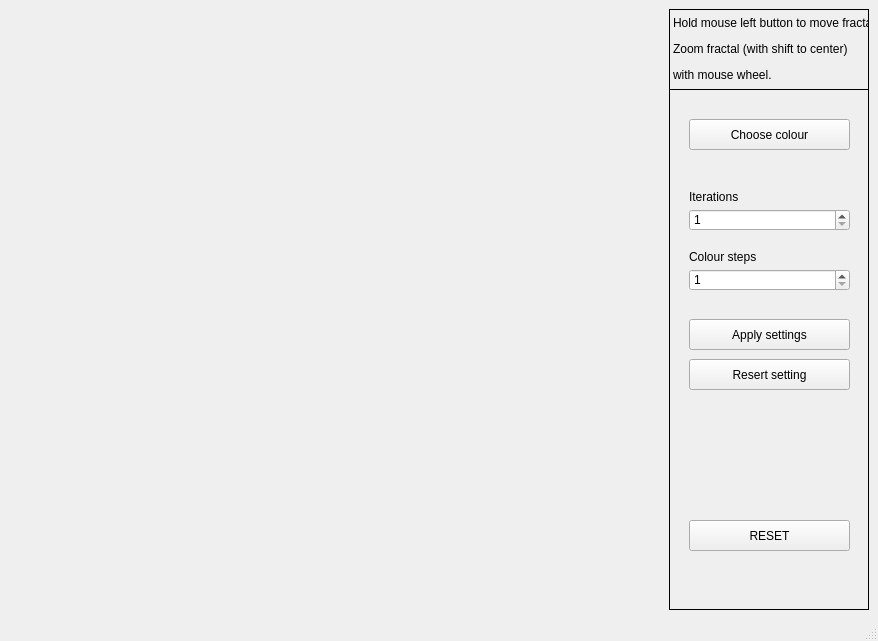
<?xml version="1.0" encoding="UTF-8"?>
<ui version="4.0">
 <class>MainWindow</class>
 <widget class="QMainWindow" name="MainWindow">
  <property name="geometry">
   <rect>
    <x>0</x>
    <y>0</y>
    <width>878</width>
    <height>641</height>
   </rect>
  </property>
  <property name="minimumSize">
   <size>
    <width>400</width>
    <height>300</height>
   </size>
  </property>
  <property name="windowTitle">
   <string>MainWindow</string>
  </property>
  <widget class="QWidget" name="centralwidget">
   <property name="sizePolicy">
    <sizepolicy hsizetype="Expanding" vsizetype="Expanding">
     <horstretch>0</horstretch>
     <verstretch>0</verstretch>
    </sizepolicy>
   </property>
   <layout class="QHBoxLayout" name="horizontalLayout_2">
    <item>
     <layout class="QHBoxLayout" name="horizontalLayout">
      <item>
       <widget class="drawspace" name="space" native="true"/>
      </item>
      <item>
       <widget class="QFrame" name="frame">
        <property name="sizePolicy">
         <sizepolicy hsizetype="Fixed" vsizetype="Expanding">
          <horstretch>0</horstretch>
          <verstretch>0</verstretch>
         </sizepolicy>
        </property>
        <property name="minimumSize">
         <size>
          <width>200</width>
          <height>0</height>
         </size>
        </property>
        <property name="frameShape">
         <enum>QFrame::Box</enum>
        </property>
        <property name="frameShadow">
         <enum>QFrame::Plain</enum>
        </property>
        <widget class="QPushButton" name="colour_button">
         <property name="geometry">
          <rect>
           <x>20</x>
           <y>110</y>
           <width>161</width>
           <height>31</height>
          </rect>
         </property>
         <property name="text">
          <string>Choose colour</string>
         </property>
        </widget>
        <widget class="QLabel" name="move_info">
         <property name="geometry">
          <rect>
           <x>0</x>
           <y>0</y>
           <width>201</width>
           <height>81</height>
          </rect>
         </property>
         <property name="frameShape">
          <enum>QFrame::Box</enum>
         </property>
         <property name="text">
          <string>&lt;html&gt;&lt;head/&gt;&lt;body&gt;&lt;p&gt;Hold mouse left button to move fractal.&lt;/p&gt;&lt;p&gt;Zoom fractal (with shift to center) &lt;/p&gt;&lt;p&gt;	with mouse wheel.&lt;/p&gt;&lt;/body&gt;&lt;/html&gt;</string>
         </property>
        </widget>
        <widget class="QLabel" name="iter_info">
         <property name="geometry">
          <rect>
           <x>20</x>
           <y>180</y>
           <width>161</width>
           <height>16</height>
          </rect>
         </property>
         <property name="text">
          <string>Iterations</string>
         </property>
        </widget>
        <widget class="QLabel" name="colour_info">
         <property name="geometry">
          <rect>
           <x>20</x>
           <y>240</y>
           <width>161</width>
           <height>16</height>
          </rect>
         </property>
         <property name="text">
          <string>Colour steps</string>
         </property>
        </widget>
        <widget class="QPushButton" name="settings_button">
         <property name="geometry">
          <rect>
           <x>20</x>
           <y>310</y>
           <width>161</width>
           <height>31</height>
          </rect>
         </property>
         <property name="text">
          <string>Apply settings</string>
         </property>
        </widget>
        <widget class="QSpinBox" name="iter_box">
         <property name="geometry">
          <rect>
           <x>20</x>
           <y>200</y>
           <width>161</width>
           <height>22</height>
          </rect>
         </property>
         <property name="minimum">
          <number>1</number>
         </property>
         <property name="maximum">
          <number>10000</number>
         </property>
        </widget>
        <widget class="QSpinBox" name="colour_box">
         <property name="geometry">
          <rect>
           <x>20</x>
           <y>260</y>
           <width>161</width>
           <height>22</height>
          </rect>
         </property>
         <property name="minimum">
          <number>1</number>
         </property>
         <property name="maximum">
          <number>10000</number>
         </property>
        </widget>
        <widget class="QPushButton" name="reset_button">
         <property name="geometry">
          <rect>
           <x>20</x>
           <y>511</y>
           <width>161</width>
           <height>31</height>
          </rect>
         </property>
         <property name="text">
          <string>RESET</string>
         </property>
        </widget>
        <widget class="QPushButton" name="reset_settings">
         <property name="geometry">
          <rect>
           <x>20</x>
           <y>350</y>
           <width>161</width>
           <height>31</height>
          </rect>
         </property>
         <property name="text">
          <string>Resert setting</string>
         </property>
        </widget>
       </widget>
      </item>
     </layout>
    </item>
   </layout>
  </widget>
  <widget class="QMenuBar" name="menubar">
   <property name="geometry">
    <rect>
     <x>0</x>
     <y>0</y>
     <width>878</width>
     <height>21</height>
    </rect>
   </property>
  </widget>
  <widget class="QStatusBar" name="statusbar"/>
 </widget>
 <customwidgets>
  <customwidget>
   <class>drawspace</class>
   <extends>QWidget</extends>
   <header>drawspace.h</header>
   <container>1</container>
  </customwidget>
 </customwidgets>
 <resources/>
 <connections>
  <connection>
   <sender>colour_button</sender>
   <signal>clicked()</signal>
   <receiver>MainWindow</receiver>
   <slot>choose_colour()</slot>
   <hints>
    <hint type="sourcelabel">
     <x>741</x>
     <y>150</y>
    </hint>
    <hint type="destinationlabel">
     <x>874</x>
     <y>41</y>
    </hint>
   </hints>
  </connection>
  <connection>
   <sender>settings_button</sender>
   <signal>clicked()</signal>
   <receiver>MainWindow</receiver>
   <slot>set_settings()</slot>
   <hints>
    <hint type="sourcelabel">
     <x>798</x>
     <y>362</y>
    </hint>
    <hint type="destinationlabel">
     <x>872</x>
     <y>332</y>
    </hint>
   </hints>
  </connection>
  <connection>
   <sender>reset_button</sender>
   <signal>clicked()</signal>
   <receiver>MainWindow</receiver>
   <slot>reset()</slot>
   <hints>
    <hint type="sourcelabel">
     <x>803</x>
     <y>556</y>
    </hint>
    <hint type="destinationlabel">
     <x>872</x>
     <y>531</y>
    </hint>
   </hints>
  </connection>
  <connection>
   <sender>reset_settings</sender>
   <signal>clicked()</signal>
   <receiver>MainWindow</receiver>
   <slot>reset_settings()</slot>
   <hints>
    <hint type="sourcelabel">
     <x>797</x>
     <y>394</y>
    </hint>
    <hint type="destinationlabel">
     <x>872</x>
     <y>396</y>
    </hint>
   </hints>
  </connection>
 </connections>
 <slots>
  <slot>choose_colour()</slot>
  <slot>set_settings()</slot>
  <slot>reset()</slot>
  <slot>reset_settings()</slot>
 </slots>
</ui>
